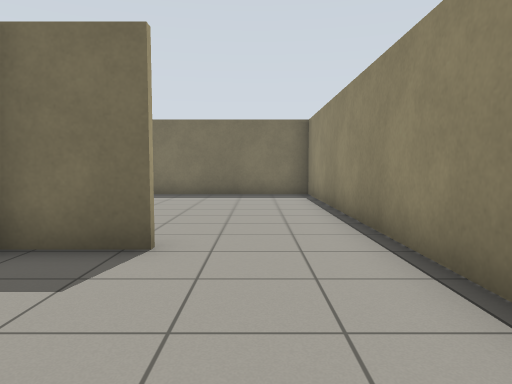
View 1 (above)

13 first-person views from a walk through a Gazebo world. The camera is 0.94 m above the floor, tilts 4° down and sees 70° across. The floor is counted in squares, 1 m on a side. Each view is taken from the middle of a square. On the plan, view 1 faces up. The plan holds only what a view shows up to about 13 squares ahead; the rest is blank.

View 2
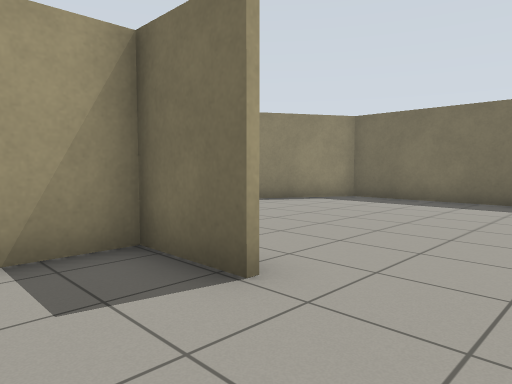

View 3
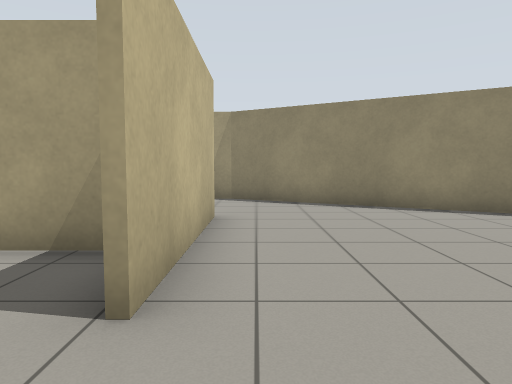

View 4
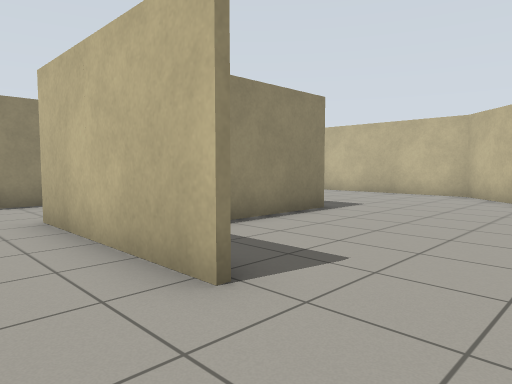

View 5
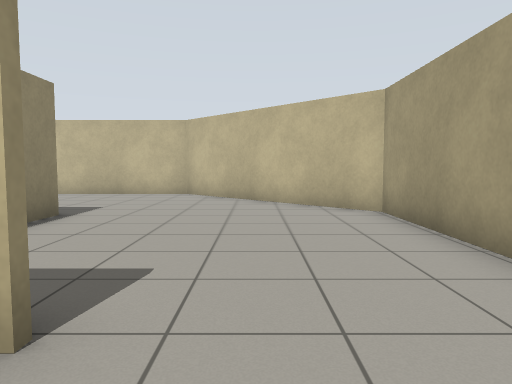

View 6
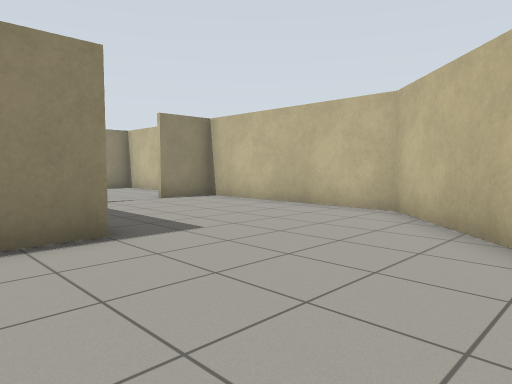

View 7
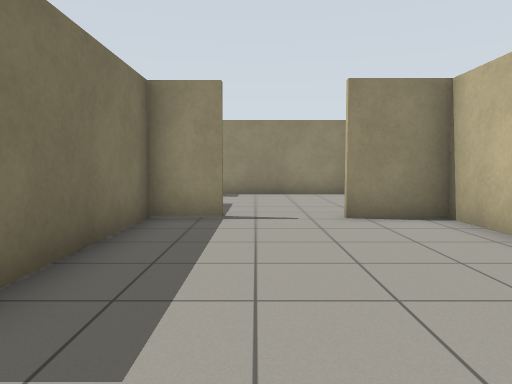

View 8
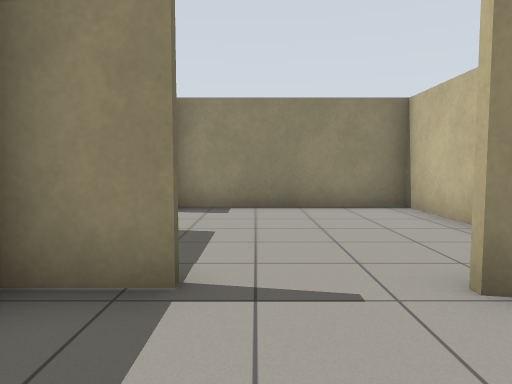

View 9
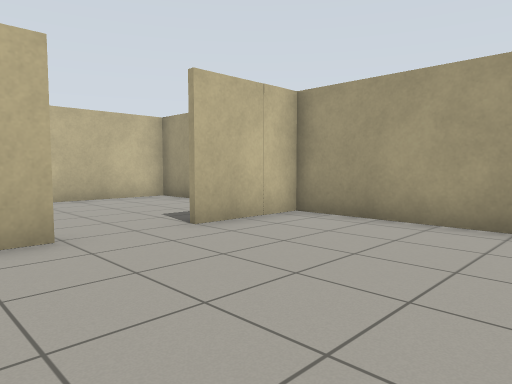

View 10
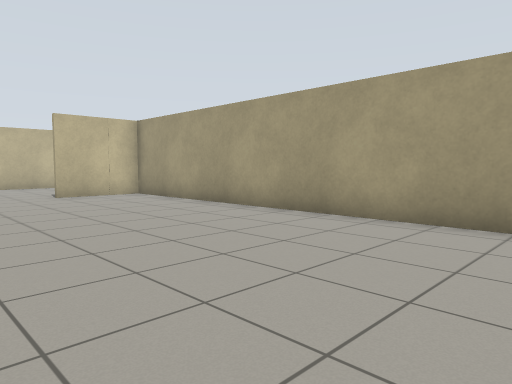

View 11
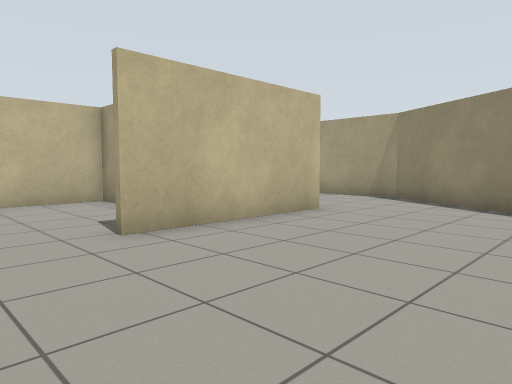

View 12
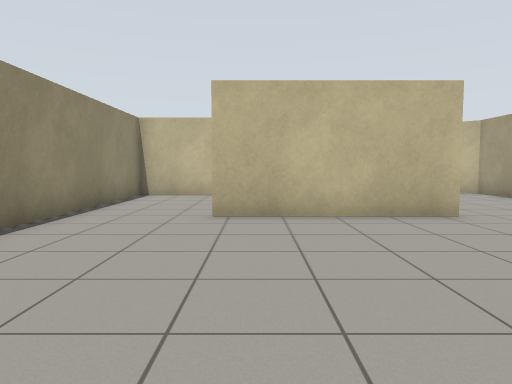

View 13
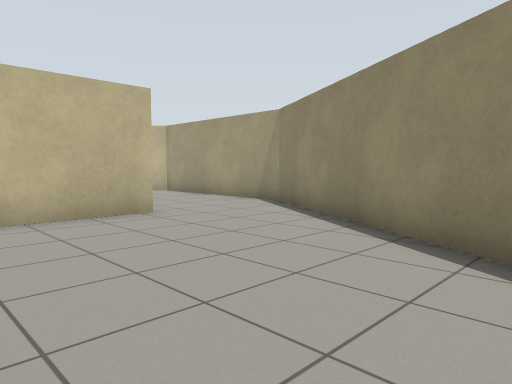

### Floor plan
Points are (right, up) in squares from view 1. A wall is a line through its corners. A room is listed if a view was taken in it or the views show most of it. See-through windows are left out.
Room 1 (views 1, 2, 3, 4, 5, 6, 7, 8, 11, 12, 13)
walls: (-3, 0) (-3, -0.9) (1.9, -0.9); (-5.9, 4.2) (-1.1, 4.2); (-3.2, -1.1) (-3.2, 1.9); (-1.1, 4.1) (-3, 4.1) (-3, 2.1); (1.8, -0.9) (1.8, 12.3) (-5, 12.3) (-9.6, 4.3) (-9.6, -1.5) (-4.6, -6.5) (1.8, -6.5) (1.8, -4.6); (1.9, -1) (-2.3, -1); (1.8, -2.5) (1.8, -1)
ways out: opening at (2, -3.5) to room 3
Room 2 (views 9, 10)
walls: (6.5, -0.9) (7.2, -0.9); (1.9, 10) (1.9, -1); (1.9, -0.9) (4.6, -0.9)
ways out: opening at (5.5, -1) to room 3
Room 3 (no view inside)
walls: (1.9, -5) (1.9, -6.5) (7.5, -6.5) (7.5, -1.1)
ways out: opening at (2, -3.5) to room 1; opening at (5.5, -1) to room 2

Where each view was taken, in squares from view 1:
view 1: 0 up, 0 right, facing up
view 2: 2 up, 1 right, facing up-left
view 3: 5 up, 1 right, facing left
view 4: 6 up, 8 left, facing down-right
view 5: 6 up, 7 left, facing down
view 6: 1 up, 8 left, facing down-right
view 7: 3 down, 5 left, facing right
view 8: 3 down, 1 left, facing right
view 9: 4 up, 8 right, facing down-left
view 10: 11 up, 8 right, facing down-left
view 11: 9 up, 1 right, facing down-left
view 12: 11 up, 2 left, facing down
view 13: 11 up, 2 left, facing down-left
